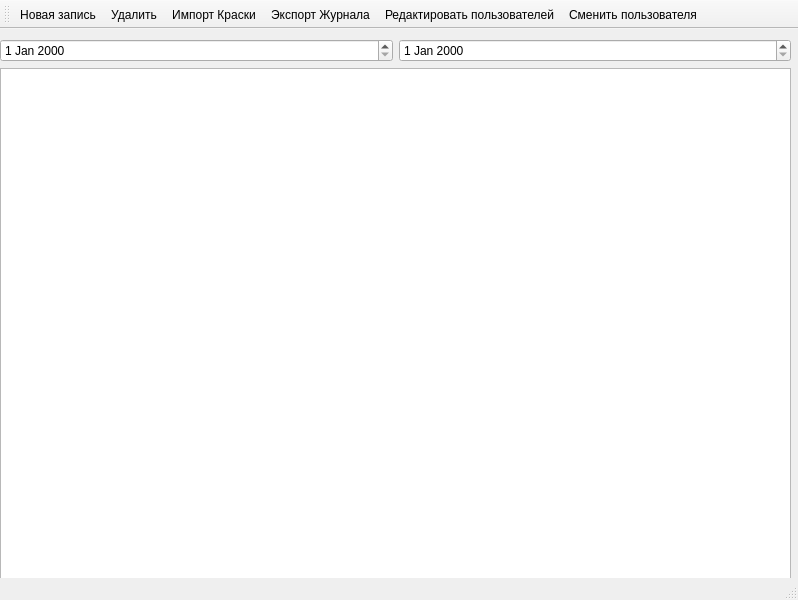
<?xml version="1.0" encoding="UTF-8"?>
<ui version="4.0">
 <class>MainWindow</class>
 <widget class="QMainWindow" name="MainWindow">
  <property name="geometry">
   <rect>
    <x>0</x>
    <y>0</y>
    <width>798</width>
    <height>600</height>
   </rect>
  </property>
  <property name="windowTitle">
   <string>MainWindow</string>
  </property>
  <widget class="QWidget" name="centralwidget">
   <widget class="QWidget" name="verticalLayoutWidget">
    <property name="geometry">
     <rect>
      <x>0</x>
      <y>10</y>
      <width>791</width>
      <height>541</height>
     </rect>
    </property>
    <layout class="QVBoxLayout" name="verticalLayout">
     <item>
      <layout class="QHBoxLayout" name="horizontalLayout">
       <item>
        <widget class="QDateEdit" name="dtBegin"/>
       </item>
       <item>
        <widget class="QDateEdit" name="dtEnd"/>
       </item>
      </layout>
     </item>
     <item>
      <widget class="QTableView" name="twTinting"/>
     </item>
    </layout>
   </widget>
  </widget>
  <widget class="QStatusBar" name="statusbar"/>
  <widget class="QToolBar" name="toolBar">
   <property name="windowTitle">
    <string>toolBar</string>
   </property>
   <attribute name="toolBarArea">
    <enum>TopToolBarArea</enum>
   </attribute>
   <attribute name="toolBarBreak">
    <bool>false</bool>
   </attribute>
   <addaction name="actionInsertRecord"/>
   <addaction name="actionDeleteRecord"/>
   <addaction name="actionImportProduct"/>
   <addaction name="actionExport"/>
   <addaction name="actionUserEdit"/>
   <addaction name="actionUserChange"/>
  </widget>
  <action name="actionInsertRecord">
   <property name="icon">
    <iconset resource="resourse.qrc">
     <normaloff>:/newPrefix/Button-Add-icon.png</normaloff>:/newPrefix/Button-Add-icon.png</iconset>
   </property>
   <property name="text">
    <string>Новая запись</string>
   </property>
  </action>
  <action name="actionDeleteRecord">
   <property name="icon">
    <iconset resource="resourse.qrc">
     <normaloff>:/newPrefix/Button-Close-icon.png</normaloff>:/newPrefix/Button-Close-icon.png</iconset>
   </property>
   <property name="text">
    <string>Удалить</string>
   </property>
  </action>
  <action name="actionImportProduct">
   <property name="icon">
    <iconset resource="resourse.qrc">
     <normaloff>:/newPrefix/file-import-icon.png</normaloff>:/newPrefix/file-import-icon.png</iconset>
   </property>
   <property name="text">
    <string>Импорт Краски</string>
   </property>
  </action>
  <action name="actionExport">
   <property name="icon">
    <iconset resource="resourse.qrc">
     <normaloff>:/newPrefix/USB-Flash-Card-With-Card-Reader-icon.png</normaloff>:/newPrefix/USB-Flash-Card-With-Card-Reader-icon.png</iconset>
   </property>
   <property name="text">
    <string>Экспорт Журнала</string>
   </property>
  </action>
  <action name="actionUserEdit">
   <property name="icon">
    <iconset resource="resourse.qrc">
     <normaloff>:/newPrefix/Person-Male-Light-icon.png</normaloff>:/newPrefix/Person-Male-Light-icon.png</iconset>
   </property>
   <property name="text">
    <string>Редактировать пользователей</string>
   </property>
  </action>
  <action name="actionUserChange">
   <property name="icon">
    <iconset resource="resourse.qrc">
     <normaloff>:/newPrefix/User-icon.png</normaloff>:/newPrefix/User-icon.png</iconset>
   </property>
   <property name="text">
    <string>Сменить пользователя</string>
   </property>
   <property name="toolTip">
    <string>Сменить пользователя</string>
   </property>
  </action>
 </widget>
 <resources>
  <include location="resourse.qrc"/>
 </resources>
 <connections/>
</ui>
